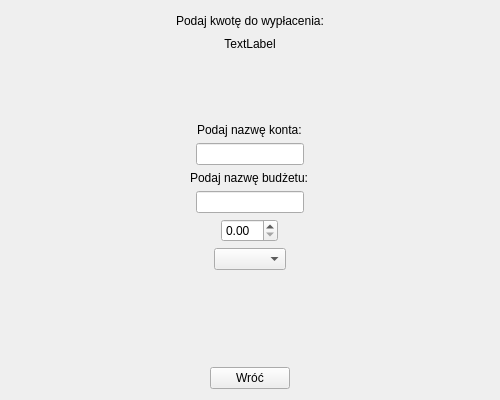
<?xml version="1.0" encoding="UTF-8"?>
<ui version="4.0">
 <class>WyplacSaldo</class>
 <widget class="QWidget" name="WyplacSaldo">
  <property name="geometry">
   <rect>
    <x>0</x>
    <y>0</y>
    <width>500</width>
    <height>400</height>
   </rect>
  </property>
  <property name="windowTitle">
   <string>Form</string>
  </property>
  <layout class="QGridLayout" name="gridLayout">
   <item row="0" column="0">
    <spacer name="horizontalSpacer">
     <property name="orientation">
      <enum>Qt::Orientation::Horizontal</enum>
     </property>
     <property name="sizeHint" stdset="0">
      <size>
       <width>40</width>
       <height>20</height>
      </size>
     </property>
    </spacer>
   </item>
   <item row="8" column="2" alignment="Qt::AlignmentFlag::AlignHCenter">
    <widget class="QComboBox" name="comboBox"/>
   </item>
   <item row="11" column="2" alignment="Qt::AlignmentFlag::AlignHCenter">
    <widget class="QPushButton" name="pushButtonWroc">
     <property name="text">
      <string>Wróć</string>
     </property>
    </widget>
   </item>
   <item row="7" column="0">
    <spacer name="horizontalSpacer_3">
     <property name="orientation">
      <enum>Qt::Orientation::Horizontal</enum>
     </property>
     <property name="sizeHint" stdset="0">
      <size>
       <width>40</width>
       <height>20</height>
      </size>
     </property>
    </spacer>
   </item>
   <item row="0" column="2">
    <widget class="QLabel" name="label">
     <property name="text">
      <string>Podaj kwotę do wypłacenia:</string>
     </property>
     <property name="alignment">
      <set>Qt::AlignmentFlag::AlignCenter</set>
     </property>
    </widget>
   </item>
   <item row="10" column="3">
    <spacer name="horizontalSpacer_6">
     <property name="orientation">
      <enum>Qt::Orientation::Horizontal</enum>
     </property>
     <property name="sizeHint" stdset="0">
      <size>
       <width>40</width>
       <height>20</height>
      </size>
     </property>
    </spacer>
   </item>
   <item row="1" column="2">
    <widget class="QLabel" name="labelAktualneSaldo">
     <property name="text">
      <string>TextLabel</string>
     </property>
     <property name="alignment">
      <set>Qt::AlignmentFlag::AlignCenter</set>
     </property>
    </widget>
   </item>
   <item row="2" column="2">
    <spacer name="verticalSpacer">
     <property name="orientation">
      <enum>Qt::Orientation::Vertical</enum>
     </property>
     <property name="sizeHint" stdset="0">
      <size>
       <width>20</width>
       <height>40</height>
      </size>
     </property>
    </spacer>
   </item>
   <item row="4" column="2" alignment="Qt::AlignmentFlag::AlignHCenter">
    <widget class="QLineEdit" name="lineEditKonto"/>
   </item>
   <item row="7" column="2" alignment="Qt::AlignmentFlag::AlignHCenter">
    <widget class="QDoubleSpinBox" name="doubleSpinBox">
     <property name="sizePolicy">
      <sizepolicy hsizetype="Fixed" vsizetype="Fixed">
       <horstretch>0</horstretch>
       <verstretch>0</verstretch>
      </sizepolicy>
     </property>
     <property name="maximumSize">
      <size>
       <width>199</width>
       <height>16777215</height>
      </size>
     </property>
    </widget>
   </item>
   <item row="0" column="3">
    <spacer name="horizontalSpacer_2">
     <property name="orientation">
      <enum>Qt::Orientation::Horizontal</enum>
     </property>
     <property name="sizeHint" stdset="0">
      <size>
       <width>40</width>
       <height>20</height>
      </size>
     </property>
    </spacer>
   </item>
   <item row="9" column="2">
    <spacer name="verticalSpacer_2">
     <property name="orientation">
      <enum>Qt::Orientation::Vertical</enum>
     </property>
     <property name="sizeHint" stdset="0">
      <size>
       <width>20</width>
       <height>40</height>
      </size>
     </property>
    </spacer>
   </item>
   <item row="3" column="2" alignment="Qt::AlignmentFlag::AlignHCenter">
    <widget class="QLabel" name="labelKonto">
     <property name="text">
      <string>Podaj nazwę konta:</string>
     </property>
    </widget>
   </item>
   <item row="6" column="2" alignment="Qt::AlignmentFlag::AlignHCenter">
    <widget class="QLineEdit" name="lineEditBudzet"/>
   </item>
   <item row="10" column="2">
    <widget class="QLabel" name="labelWyplacono">
     <property name="text">
      <string/>
     </property>
     <property name="alignment">
      <set>Qt::AlignmentFlag::AlignCenter</set>
     </property>
    </widget>
   </item>
   <item row="7" column="3">
    <spacer name="horizontalSpacer_4">
     <property name="orientation">
      <enum>Qt::Orientation::Horizontal</enum>
     </property>
     <property name="sizeHint" stdset="0">
      <size>
       <width>40</width>
       <height>20</height>
      </size>
     </property>
    </spacer>
   </item>
   <item row="10" column="0">
    <spacer name="horizontalSpacer_5">
     <property name="orientation">
      <enum>Qt::Orientation::Horizontal</enum>
     </property>
     <property name="sizeHint" stdset="0">
      <size>
       <width>40</width>
       <height>20</height>
      </size>
     </property>
    </spacer>
   </item>
   <item row="5" column="2" alignment="Qt::AlignmentFlag::AlignHCenter">
    <widget class="QLabel" name="labelBudzet">
     <property name="text">
      <string>Podaj nazwę budżetu:</string>
     </property>
    </widget>
   </item>
  </layout>
 </widget>
 <resources/>
 <connections/>
</ui>
